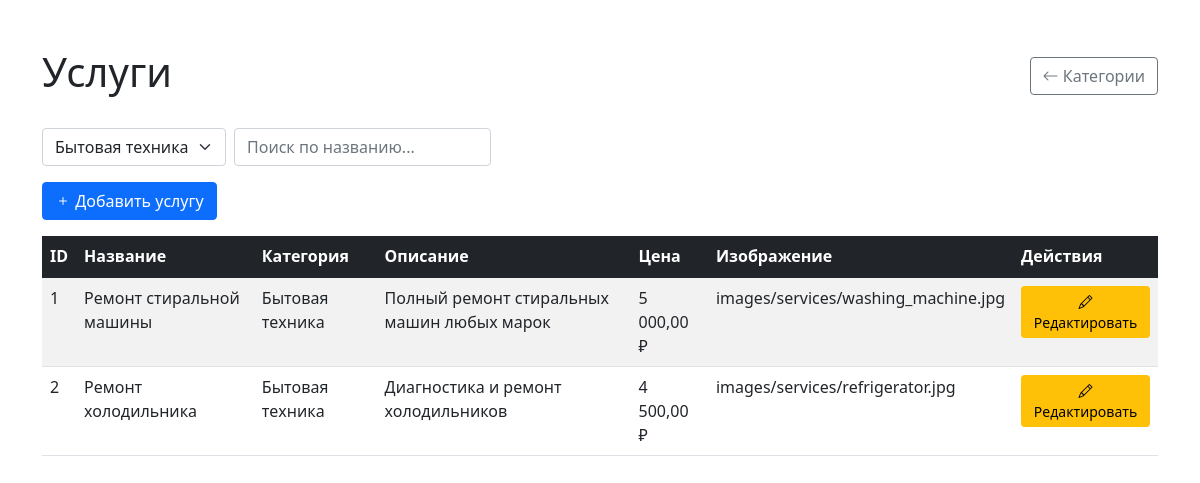
The page /admin/services.php?category_id=1 (signed in) on the database as committed earlier.
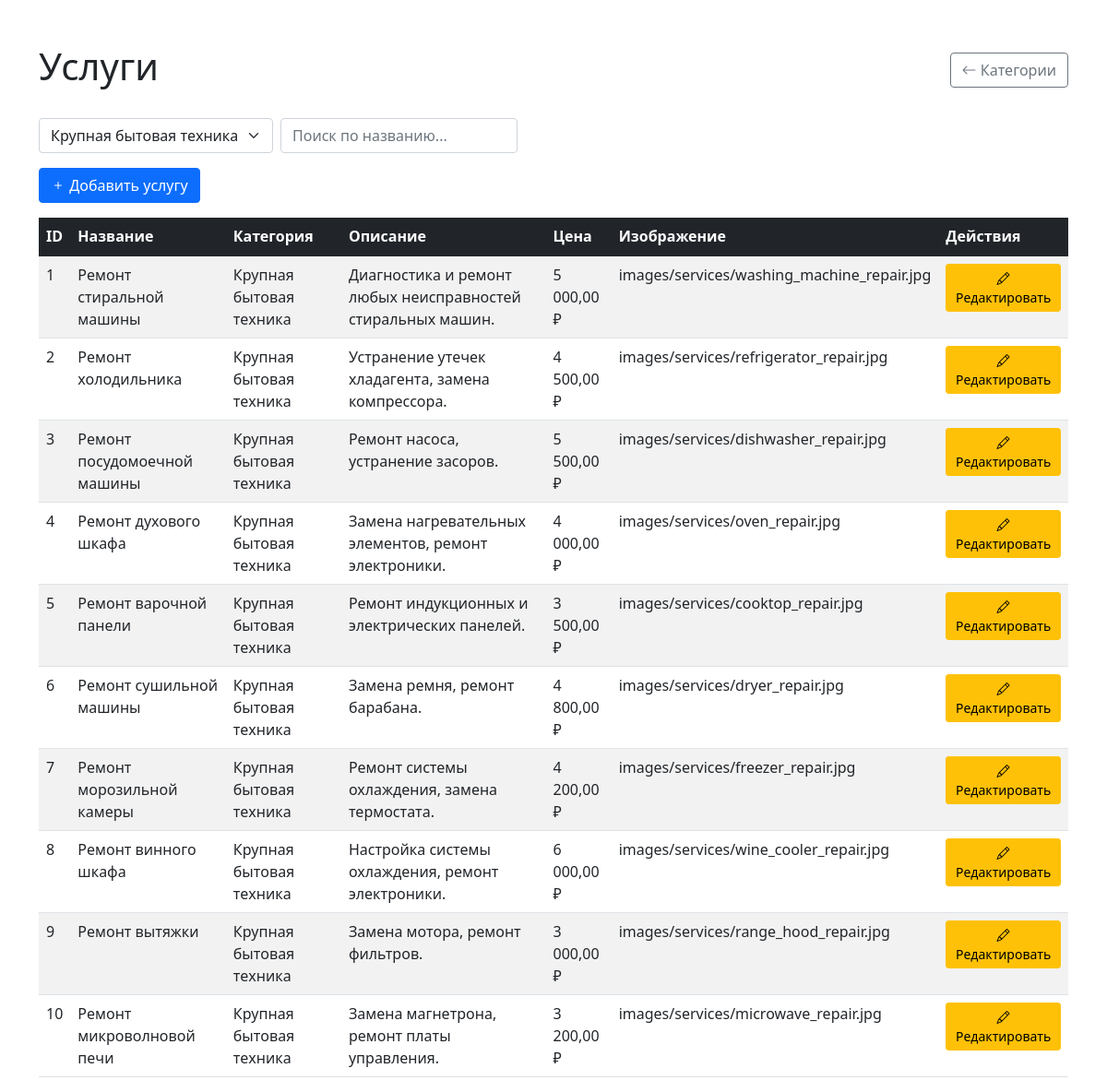
The same page on the database as committed later.
### tables this page shows
CREATE TABLE services (
    id INT AUTO_INCREMENT PRIMARY KEY,
    category_id INT NOT NULL,
    name VARCHAR(255) NOT NULL,
    description TEXT NOT NULL,
    price DECIMAL(10, 2) NOT NULL,
    image_path VARCHAR(255) DEFAULT NULL,
    FOREIGN KEY (category_id) REFERENCES categories(id) ON DELETE CASCADE
);

CREATE TABLE categories (
    id INT AUTO_INCREMENT PRIMARY KEY,
    name VARCHAR(255) NOT NULL
);

### public/admin/services.php (the view, shortened to what this page needs)
<?php
require_once '../includes/db.php';
$cat_stmt = $pdo->query('SELECT id, name FROM categories ORDER BY name');
$categories = $cat_stmt->fetchAll(PDO::FETCH_ASSOC);
$is_admin = isset($_SESSION['role']) && $_SESSION['role'] === 'admin';
$is_editor = isset($_SESSION['role']) && $_SESSION['role'] === 'editor';
$category_id = isset($_GET['category_id']) ? (int)$_GET['category_id'] : 0;
$where = '';
$params = [];
if ($category_id > 0) {
    $where = 'WHERE s.category_id = :category_id';
    $params['category_id'] = $category_id;
}
$sql = "
    SELECT s.id, s.name, c.name AS category_name, s.description, s.price, s.image_path
    FROM services s
    JOIN categories c ON s.category_id = c.id
    $where
    ORDER BY s.id ASC
";
$stmt = $pdo->prepare($sql);
$stmt->execute($params);
$services = $stmt->fetchAll(PDO::FETCH_ASSOC);
?>
<!DOCTYPE html>
<html lang="ru">
<head>
    <link href="https://cdn.jsdelivr.net/npm/bootstrap@5.1.3/dist/css/bootstrap.min.css" rel="stylesheet">
    <link href="https://cdn.jsdelivr.net/npm/bootstrap-icons@1.8.1/font/bootstrap-icons.css" rel="stylesheet">
</head>
<body>
    <div class="container mt-5">
        <div class="d-flex justify-content-between align-items-center mb-4">
            <h1>Услуги</h1>
            <a href="/admin/categories.php" class="btn btn-outline-secondary">
                <i class="bi bi-arrow-left"></i> Категории
            </a>
        </div>
        <form method="get" class="mb-3 row g-2 align-items-center">
            <div class="col-auto">
                <select name="category_id" class="form-select" onchange="this.form.submit()">
                    <?php foreach ($categories as $cat): ?>
                        <option value="<?= $cat['id'] ?>" <?= $category_id === (int)$cat['id'] ? 'selected' : '' ?>><?= htmlspecialchars($cat['name']) ?></option>
                    <?php endforeach; ?>
                </select>
            </div>
            <div class="col-auto">
                <input type="text" id="search-services" class="form-control" placeholder="Поиск по названию...">
            </div>
        </form>
        <div class="mb-3">
            <?php if ($is_admin || $is_editor): ?>
            <a href="/admin/edit_service.php?new=1" class="btn btn-primary">
                <i class="bi bi-plus"></i> Добавить услугу
            </a>
            <?php endif; ?>
        </div>
        <table class="table table-striped table-hover">
            <thead class="table-dark">
                <tr>
                    <th>ID</th>
                    <th>Название</th>
                    <th>Категория</th>
                    <th>Описание</th>
                    <th>Цена</th>
                    <th>Изображение</th>
                    <th>Действия</th>
                </tr>
            </thead>
            <tbody id="services-table-body">
                <?php if (empty($services)): ?>
                    <tr>
                        <td colspan="7" class="text-center">Услуги не найдены</td>
                    </tr>
                <?php else: ?>
                    <?php foreach ($services as $srv): ?>
                        <tr>
                            <td><?= $srv['id'] ?></td>
                            <td><?= htmlspecialchars($srv['name']) ?></td>
                            <td><?= htmlspecialchars($srv['category_name']) ?></td>
                            <td><?= htmlspecialchars(mb_strimwidth($srv['description'], 0, 80, '...')) ?></td>
                            <td><?= number_format($srv['price'], 2, ',', ' ') ?> ₽</td>
                            <td><?= $srv['image_path'] ? htmlspecialchars($srv['image_path']) : '-' ?></td>
                            <td>
                                <?php if ($is_admin || $is_editor): ?>
                                <a href="/admin/edit_service.php?id=<?= $srv['id'] ?>" class="btn btn-warning btn-sm">
                                    <i class="bi bi-pencil"></i> Редактировать
                                </a>
                                <?php endif; ?>
                            </td>
                        </tr>
                    <?php endforeach; ?>
                <?php endif; ?>
            </tbody>
        </table>
    </div>
</body>
</html>

Rows that differ between the two databases and show on the page:
changed services "Ремонт стиральной машины": category.name "Бытовая техника" → "Крупная бытовая техника"; description "Полный ремонт стиральных машин любых марок" → "Диагностика и ремонт любых неисправностей стиральных машин."; image_path "images/services/washing_machine.jpg" → "images/services/washing_machine_repair.jpg"
changed services "Ремонт холодильника": category.name "Бытовая техника" → "Крупная бытовая техника"; description "Диагностика и ремонт холодильников" → "Устранение утечек хладагента, замена компрессора."; image_path "images/services/refrigerator.jpg" → "images/services/refrigerator_repair.jpg"
now on this page (row edited): services: id "3", name "Ремонт посудомоечной машины", category.name "Крупная бытовая техника", description "Ремонт насоса, устранение засоров.", price "5 500,00", image_path "images/services/dishwasher_repair.jpg"
now on this page (row edited): services: id "4", name "Ремонт духового шкафа", category.name "Крупная бытовая техника", description "Замена нагревательных элементов, ремонт электроники.", price "4 000,00", image_path "images/services/oven_repair.jpg"
now on this page (row edited): services: id "5", name "Ремонт варочной панели", category.name "Крупная бытовая техника", description "Ремонт индукционных и электрических панелей.", price "3 500,00", image_path "images/services/cooktop_repair.jpg"
added services: id "6", name "Ремонт сушильной машины", category.name "Крупная бытовая техника", description "Замена ремня, ремонт барабана.", price "4 800,00", image_path "images/services/dryer_repair.jpg"
added services: id "7", name "Ремонт морозильной камеры", category.name "Крупная бытовая техника", description "Ремонт системы охлаждения, замена термостата.", price "4 200,00", image_path "images/services/freezer_repair.jpg"
added services: id "8", name "Ремонт винного шкафа", category.name "Крупная бытовая техника", description "Настройка системы охлаждения, ремонт электроники.", price "6 000,00", image_path "images/services/wine_cooler_repair.jpg"
added services: id "9", name "Ремонт вытяжки", category.name "Крупная бытовая техника", description "Замена мотора, ремонт фильтров.", price "3 000,00", image_path "images/services/range_hood_repair.jpg"
added services: id "10", name "Ремонт микроволновой печи", category.name "Крупная бытовая техника", description "Замена магнетрона, ремонт платы управления.", price "3 200,00", image_path "images/services/microwave_repair.jpg"
Other text that changed with them:
form field category_id: "Бытовая техника" → "Крупная бытовая техника"
